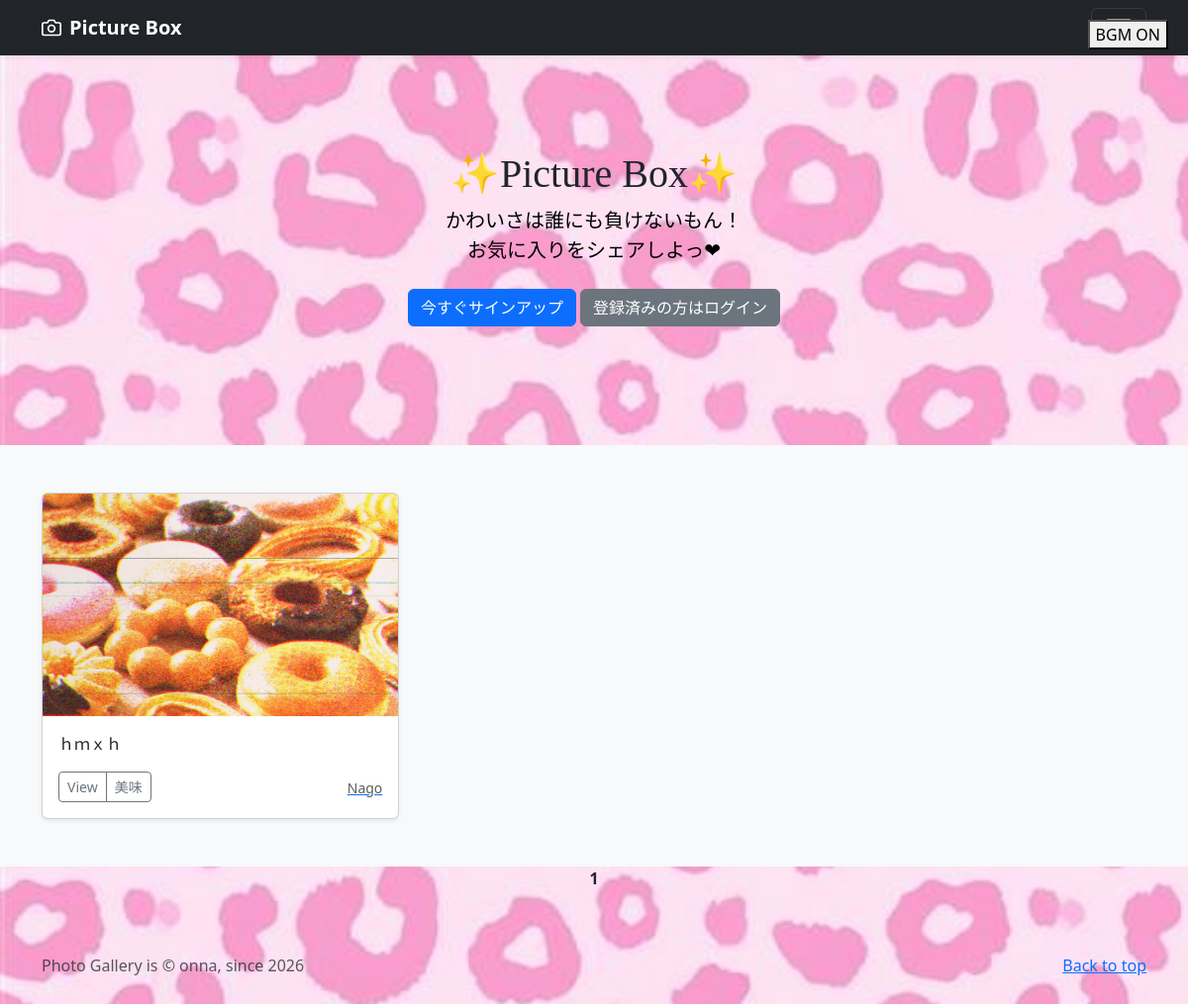
Before: /photos/4 with the older database file.
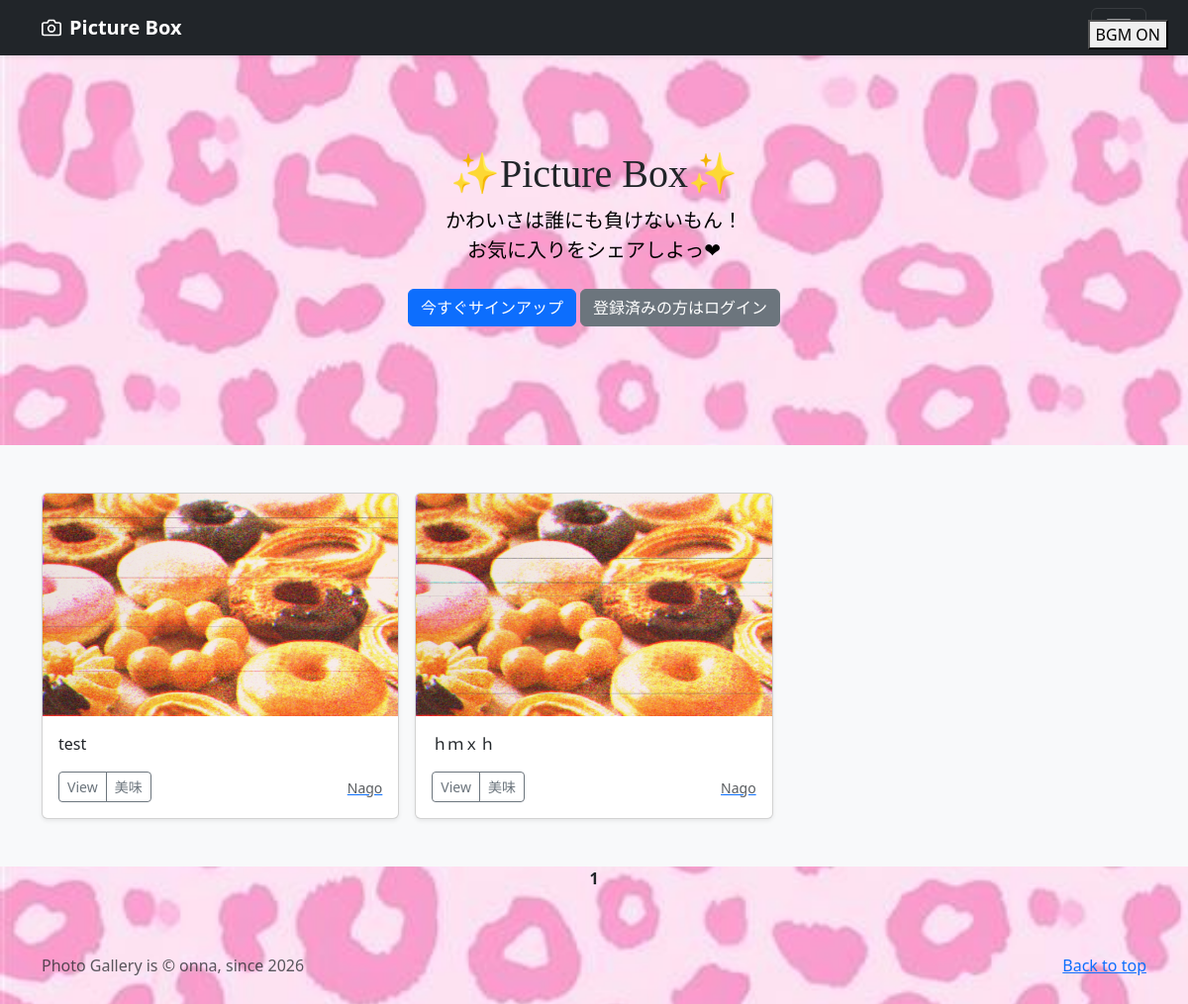
After: the same page with the newer database file.
### photo/models.py (models this page shows, shortened)
class PhotoPost(models.Model):
    user = models.ForeignKey(
        customUser,
        verbose_name='ユーザー',
        on_delete=models.CASCADE
        )
    category = models.ForeignKey(
        Category,
        verbose_name='カテゴリ',
        on_delete=models.PROTECT
        )
    title = models.CharField(
        verbose_name='タイトル', # フィールドのタイトル
        max_length=200 # 最大文字数は200
        )
    comment = models.TextField(
        verbose_name='コメント', # フィールドのタイトル
        )
    image1 = models.ImageField(
        verbose_name='イメージ1', # フィールドのタイトル
        upload_to = 'photos' # MEDIA_ROOT以下のphotosにファイルを保存
        )
    image2 = models.ImageField(
        verbose_name='イメージ2', # フィールドのタイトル
        upload_to = 'photos', # MEDIA_ROOT以下のphotosにファイルを保存
        blank=True, # フィールド値の設定は必須ではない
        null=True # データベースにnullが保存されることを許容
        )
    posted_at = models.DateTimeField(
        verbose_name='投稿日時', # フィールドのタイトル
        auto_now_add=True # 日時を自動追加
        )

class Category(models.Model):
    title = models.CharField(
        verbose_name='カテゴリ', # フィールドのタイトル
        max_length=20)

### accounts/models.py (models this page shows)
class customUser(AbstractUser):
    pass

### photo/views.py (the view)
class CategoryView(ListView):
    template_name = 'index.html'
    paginate_by = 9
    def get_queryset(self):
        category_id = self.kwargs['category']
        categories = PhotoPost.objects.filter(
            category=category_id).order_by('-posted_at')
        return categories

### photo/templates/index.html (shortened to what this page needs)
{% extends 'base.html' %}
  {% block contents %}
  {% include "photos_title.html" %}
  {% include "photos_list.html" %}
  {% include "pagination.html" %}
  {% endblock %}

### photo/templates/base.html (shortened to what this page needs)
{% load static %}
<!doctype html>
<html lang="ja">
  <head>
    <link href="https://cdn.jsdelivr.net/npm/bootstrap@5.0.2/dist/css/bootstrap.min.css" rel="stylesheet">
<link href="../assets/dist/css/bootstrap.min.css" rel="stylesheet">
  </head>
<body>
    <button id="bgmToggle" style="
        position: fixed;
        top: 20px;
        right: 20px;
        z-index: 1000;
    ">
    </button>
</body>
<header>
  <div class="navbar navbar-dark bg-dark shadow-sm">
    <div class="container">
      <a href="{% url 'photo:index' %}" class="navbar-brand d-flex align-items-center">
        <strong>Picture Box</strong>
      </a>
    </div>
  </div>
</header>
<main>
  {% block contents %}{% endblock %}
</main>
<footer class="text-muted py-5">
  <div class="container">
    <p class="float-end mb-1"><a href="{% url 'photo:index' %}">Back to top</a></p>
    <p class="mb-1">
      Photo Gallery is &copy; onna, since 2026
    </p>
  </div>
</footer>
  </body>
</html>

### photo/templates/photos_title.html
<section class="py-5 text-center container">
  <div class="row py-lg-5">
    <div class="col-lg-6 col-md-8 mx-auto">
      <h1 class="fw-light" style="font-family: 'Meiryo';">✨Picture Box✨</h1>
      <p
          class="lead"
          style="font-family: 'Meiryo'; color: black;">
        かわいさは誰にも負けないもん！<br>
        お気に入りをシェアしよっ❤</p>
      <p>
        {% if user.is_authenticated %}
        <a href="{% url 'photo:post' %}" class="btn btn-primary my-2">投稿する</a>
        <a href="{% url 'accounts:logout' %}" class="btn btn-secondary my-2">ログアウト</a>
        {% else %}
        <a href="{% url 'accounts:signup' %}" class="btn btn-primary my-2">今すぐサインアップ</a>
        <a href="{% url 'accounts:login' %}" class="btn btn-secondary my-2">登録済みの方はログイン</a>
        {% endif %}
        </p>
      </div>
    </div>
  </section>

### photo/templates/photos_list.html
  <div class="album py-5 bg-light">
    <div class="container">
      <div class="row row-cols-1 row-cols-sm-2 row-cols-md-3 g-3">
        {% for record in object_list %}
        <div class="col">
          <div class="card shadow-sm">
            <img src="{{ record.image1.url }}" class="bd-placeholder-img card-img-top" width="100%" height="225" xmlns="http://www.w3.org/2000/svg" role="img" aria-label="Placeholder: Thumbnail" preserveAspectRatio="xMidYMid slice" focusable="false"></img>
            <div class="card-body">
              <p class="card-text">
                {{record.title}}
              </p>
              <div class="d-flex justify-content-between align-items-center">
                <div class="btn-group">
                  <button type="button" class="btn btn-sm btn-outline-secondary"
                    onclick=";location.href='{% url 'photo:photo_detail' record.pk %}'">View</button>
                  <button type="button" class="btn btn-sm btn-outline-secondary"
                    onclick="location.href='{% url 'photo:photos_マブ' category=record.category.id %}'">{{record.category.title}}</button>
                </div>
                <a href="{% url 'photo:user_list' user=record.user.id %}">
                  <small class="text-muted">{{record.user.username}}</small>
                </a>
              </div>
            </div>
          </div>
        </div>
        {% endfor %}
      </div>
    </div>
  </div>

### photo/templates/pagination.html (shortened to what this page needs)
<ul class="pagination" style="justify-content:center">
    {% for num in page_obj.paginator.page_range %}
        {% if page_obj.number == num %}
            <li style="margin: 0 8px; font-weight: bold;">
                {{ num }}
            </li>
        {% else %}
            <li style="margin: 0 8px;">
                {{ num }}
            </li>
        {% endif %}
    {% endfor %}
</ul>

### photo/templates/base.html (style rules this page uses)
body { background-image: url("/static/bg.jpg"); background-size: cover; background-repeat: no-repeat; }
.bd-placeholder-img { font-size: 1.125rem; text-anchor: middle; -webkit-user-select: none; -moz-user-select: none; user-select: none; }

Changed rows visible on the page:
added PhotoPost: image1 (picture), title "test", category "美味", user.username "Nago"
